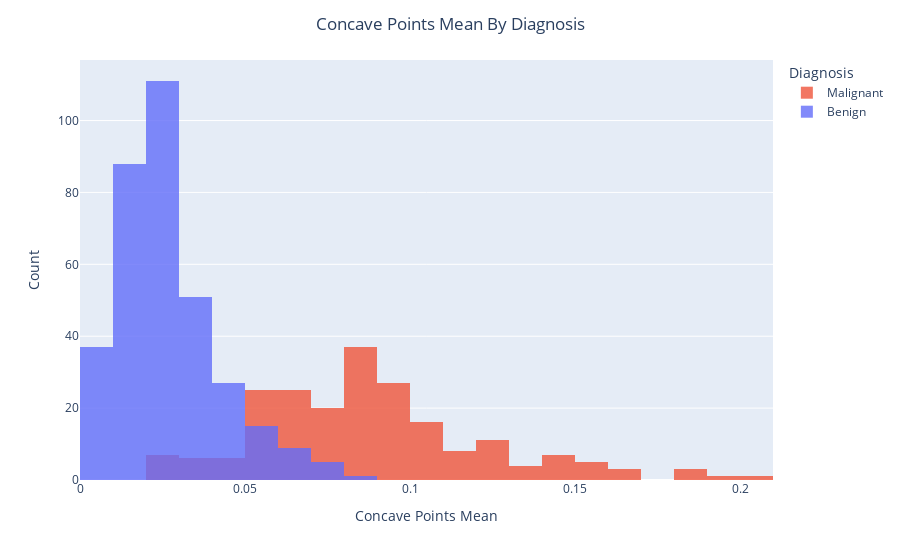

The notebook cell this image was saved under:
### Code cell
# Checking Concave Points Mean
fig = px.histogram(data_frame=local_df, x='concave points_mean', color='diagnosis', color_discrete_sequence=['#EF553B', '#636EFA'])
fig.update_layout(barmode='overlay', legend_title_text = "Diagnosis", title_text='Concave Points Mean By Diagnosis', title_x=0.5)
fig.update_traces(opacity=0.80)
fig.update_xaxes(title_text='Concave Points Mean')
fig.update_yaxes(title_text='Count')

### Figure 1 — Plotly figure (JSON) as saved in the notebook; plotly's stock layout.template omitted (floating-point values rounded to 4 significant figures; data arrays with more than 128 entries replaced by an {"elided": "..."} marker saying what was removed)
{"data": [{"alignmentgroup": "True", "bingroup": "x", "hovertemplate": "diagnosis=Malignant<br>concave points_mean=%{x}<br>count=%{y}<extra></extra>", "legendgroup": "Malignant", "marker": {"color": "#EF553B", "pattern": {"shape": ""}}, "name": "Malignant", "offsetgroup": "Malignant", "opacity": 0.8, "orientation": "v", "showlegend": true, "type": "histogram", "x": {"elided": "212 float values"}, "xaxis": "x", "yaxis": "y"}, {"alignmentgroup": "True", "bingroup": "x", "hovertemplate": "diagnosis=Benign<br>concave points_mean=%{x}<br>count=%{y}<extra></extra>", "legendgroup": "Benign", "marker": {"color": "#636EFA", "pattern": {"shape": ""}}, "name": "Benign", "offsetgroup": "Benign", "opacity": 0.8, "orientation": "v", "showlegend": true, "type": "histogram", "x": {"elided": "357 mixed values"}, "xaxis": "x", "yaxis": "y"}], "layout": {"barmode": "overlay", "legend": {"title": {"text": "Diagnosis"}, "tracegroupgap": 0}, "margin": {"t": 60}, "title": {"text": "Concave Points Mean By Diagnosis", "x": 0.5}, "xaxis": {"anchor": "y", "domain": [0, 1], "title": {"text": "Concave Points Mean"}}, "yaxis": {"anchor": "x", "domain": [0, 1], "title": {"text": "Count"}}}}
